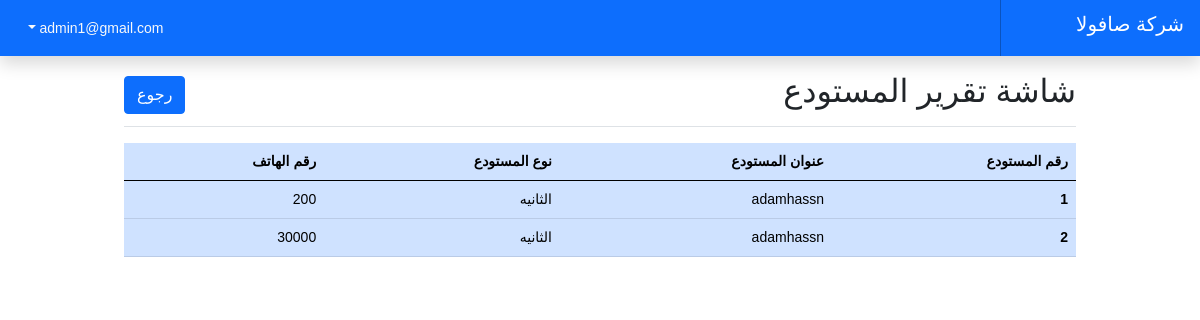
The app's page /salary/getall_salary (signed in) with its own data.
### tables this page shows
CREATE TABLE `salary` (
  `salary_id` int(11) NOT NULL,
  `emp_name` text NOT NULL,
  `job_degry` text NOT NULL,
  `salary` int(11) NOT NULL
);

### App/lib/contorllers.php (called while the page is built, shortened)
<?php
class Contorller{
    public function model($models)
{
    return new $models;
}
public function view($view ,$data = [],$data_view=[])
{
    require_once '../App/viwes/'.$view.'.php';
}
}

### App/contorllers/salary.php (called while the page is built, shortened)
<?php
class salary extends Contorller{
    public function __construct()
    {
        $this->usermodal =  $this->model("salarymodel");
    }
  public function getall_salary()
  {
      $this->view('salaryreport',$datt=[],$this->usermodal->getAccunts());
  }
}

### App/lib/core.php (called while the page is built, shortened)
<?php
class core
{
    private $method = "addadmin";
    public function __construct(){
       $url = $this->geturl();
        if(isset($url[0])){
            if(file_exists('../App/contorllers/'.$url[0].'.php')){
                unset($url[0]);
            }
        }
        $this->contorllers = new $this->contorllers;
        if(isset($url[1])){
            if(method_exists($this->contorllers ,$url[1])){
                $this->method =$url[1];
                unset($url[1]);
            }
        }
        $this->param = $url ? array_values($url):[];
        call_user_func_array([$this->contorllers,$this->method],$this->param);
    }
    public function geturl(){
        if(isset($_GET['url'])){
            $url = $_GET['url'];
            $url = filter_var($url, FILTER_SANITIZE_URL);
            $url = rtrim($url ,'/');
            $url = explode('/', $url);
            return $url;
        }
    }
}

### Public/index.php (called while the page is built, shortened)
<?php
$core = new core();

### App/lib/database.php (called while the page is built, shortened)
<?php
class database{
private $host = DB_HOST;
private $user = DB_USER;
private $pass = DB_PASSWORD;
private $dbname = DB_NAME;
private $pdo;
private $stmt;
public function __construct(){
    $dsn ='mysql:host='.$this->host.';dbname='.$this->dbname;
    try{
        $this->pdo =new PDO($dsn,$this->user,$this->pass);
    }
    catch(PDOException $e)
    {
        die('not connect <br>' .$e->getMessage());
    }
}
public function query($sql){
    $this->stmt = $this->pdo->prepare($sql);
}
public function fetchall()
{
    $this->stmt->execute();
    $resalts=  $this->stmt->fetchall();
    return $resalts;
}
}

### App/models/salarymodel.php (called while the page is built, shortened)
<?php
class salarymodel{
    private $db;
    public function __construct()
    {
       $this->db = new database();
    }
    public function getAccunts()
    {
        $this->db->query("SELECT * FROM salary");
        $result=$this->db->fetchall();
        return $result;
    }
}

### App/viwes/salaryreport.php (the view)
<?php require_once '../App/viwes/includ/header.php'; ?>
<?php require_once '../App/viwes/includ/nav.php'; ?>
<div class="container-fluid">
  <div class="row">
    <main class="col-md-9 m-auto col-lg-10 px-md-4">
      <div class="d-flex justify-content-between flex-wrap flex-md-nowrap align-items-center pt-3 pb-2 mb-3 border-bottom">
        <h1 class="h2">  شاشة  تقرير المستودع</h1>
        <a href="<?php echo URL;?>admin/ٌReport" class=" btn  btn-primary"> رجوع   </a>
      </div>
      <table class="table table-primary">
          <thead>
              <tr>
                   <th scope="col">رقم المستودع</th>
                   <th scope="col"> عنوان المستودع</th>
                  <th scope="col">   نوع المستودع</th>
                  <th scope="col">رقم الهاتف    </th>
              </tr>
          </thead>
          <tbody>
          <?php
            $data_accunts= $this->usermodal->getAccunts();
          foreach ($data_accunts as $accunt) {?>
            <tr>
                  <th scope="row"><?php echo $accunt['salary_id']?></th>
                  <td><?php echo $accunt['emp_name']?></td>
                  <td><?php echo $accunt['job_degry']?>  </td>
                  <td><?php echo $accunt['salary']?></td>
              </tr>
         <?php }?>
          </tbody>
      </table>
    </main>
   <?php require_once '../App/viwes/includ/footer.php'; ?>

### Public/styles/css/style.css (style rules this page uses)
body { margin: 0; font-family: "Cairo", sans-serif; font-size: 1rem; font-weight: 400; line-height: 1.5; color: #212529; background-color: #fff; }
body { font-size: .875rem; }

### records on screen
salary: salary_id "1", emp_name "adamhassn", job_degry "الثانيه", salary "200"
salary: salary_id "2", emp_name "adamhassn", job_degry "الثانيه", salary "30000"

### other values on screen
$_SESSION[uname] "admin1@gmail.com"
